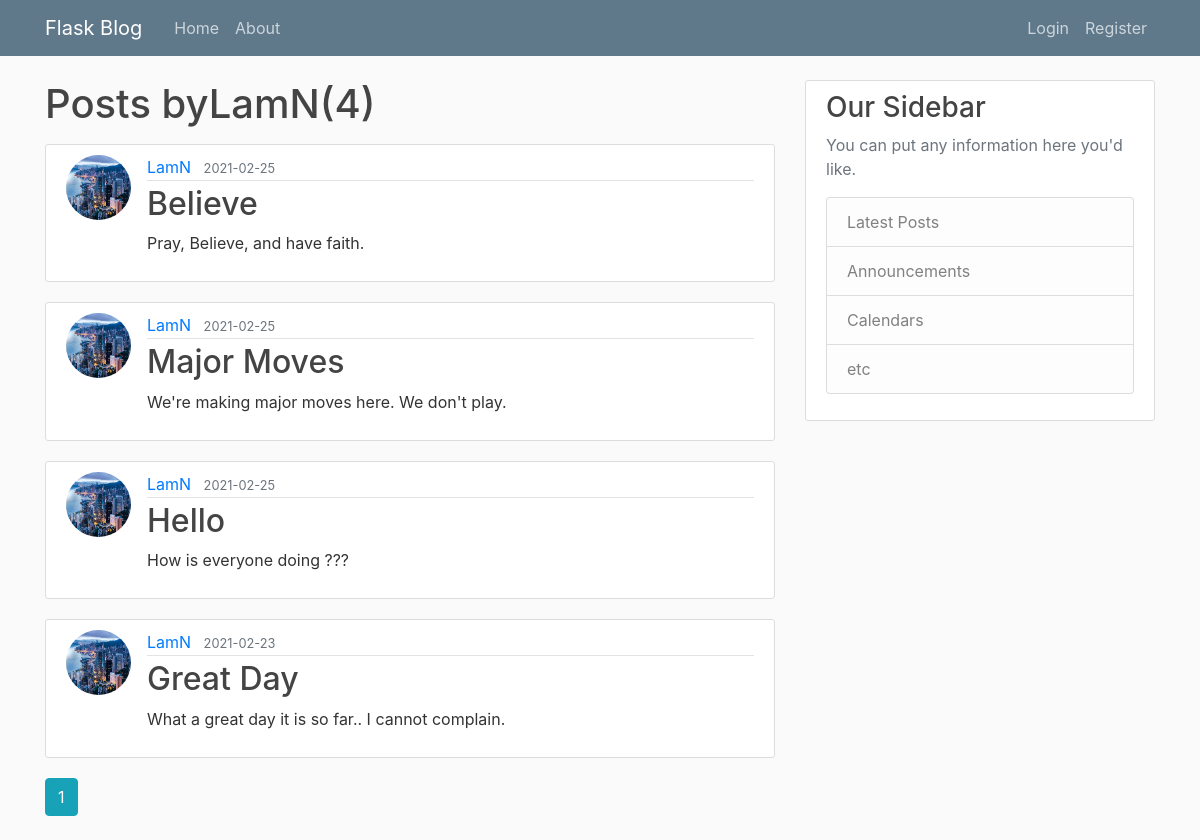
The page /user/LamN on the database its author committed.
### flaskblog/models.py (models this page shows, shortened)
class User(db.Model, UserMixin):
    id = db.Column(db.Integer, primary_key=True)
    username = db.Column(db.String(20), unique=True, nullable=False)
    email = db.Column(db.String(120), unique=True, nullable=False)
    image_file = db.Column(db.String(20), nullable=False, default="default.jpg")
    password = db.Column(db.String(60), nullable=False)
    posts = db.relationship("Post", backref="author", lazy=True)

class Post(db.Model):
    id = db.Column(db.Integer, primary_key=True)
    title = db.Column(db.String(100), nullable=False)
    date_posted = db.Column(db.DateTime, nullable=False, default=datetime.utcnow)
    content = db.Column(db.Text, nullable=False)
    user_id = db.Column(db.Integer, db.ForeignKey("user.id"), nullable=False)

### flaskblog/routes.py (the view)
@app.route("/user/<string:username>")
def user_posts(username):
    page = request.args.get("page", 1, type=int)
    user = User.query.filter_by(username=username).first_or_404()
    posts = (
        Post.query.filter_by(author=user)
        .order_by(Post.date_posted.desc())
        .paginate(page=page, per_page=5)
    )
    return render_template("user_post.html", posts=posts, user=user)

### flaskblog/templates/user_post.html (shortened to what this page needs)
{%extends "layout.html"%}
{%block body%}
<h1 class ="mb-3">Posts by{{user.username}}({{posts.total}})</h1>
{%for post in posts.items%}
<article class="media content-section">
  <img class="rounded-circle article-img" src="{{ url_for('static', filename='profile_pics/' + post.author.image_file) }}">
  <div class="media-body">
    <div class="article-metadata">
      <a class="mr-2" href="{{url_for("user_posts", username=post.author.username)}}">{{ post.author.username }}</a>
      <small class="text-muted">{{ post.date_posted.strftime('%Y-%m-%d') }}</small>
    </div>
    <h2><a class="article-title" href="{{ url_for('post', post_id=post.id) }}">{{ post.title }}</a></h2>
    <p class="article-content">{{ post.content }}</p>
  </div>
</article>
{%endfor%}
{%for page_num in posts.iter_pages(left_edge=1, right_edge=1, left_current=1, right_current=2)%}
  {% if page_num%}
    {% if posts.page == page_num%}
  <a class="btn btn-info mb-4" href="{{url_for("user_posts", username=user.username, page=page_num)}}">{{page_num}}</a>
    {%else%}
  <a class="btn btn=outline-info mb-4" href="{{url_for("user_posts", username=user.username, page=page_num)}}">{{page_num}}</a>
    {%endif%}
  {%else%}
...
  {%endif%}
{%endfor%}
{%endblock%}

### flaskblog/static/main.css (style rules this page uses)
body { background: #fafafa; color: #333333; margin-top: 5rem; }
h1, h2, h3, h4, h5, h6 { color: #444444; }
.content-section { background: #ffffff; padding: 10px 20px; border: 1px solid #dddddd; border-radius: 3px; margin-bottom: 20px; }
.article-title { color: #444444; }
.article-content { white-space: pre-line; }
.article-img { height: 65px; width: 65px; margin-right: 16px; }
.article-metadata { padding-bottom: 1px; margin-bottom: 4px; border-bottom: 1px solid #e3e3e3; }

### rows shown on the page
User: username "LamN"
Post: image_file (placeholder picture), author.username "LamN", date_posted "2021-02-25", title "Believe", content "Pray, Believe, and have faith."
Post: image_file (placeholder picture), author.username "LamN", date_posted "2021-02-25", title "Major Moves", content "We're making major moves here. We don't play."
Post: image_file (placeholder picture), author.username "LamN", date_posted "2021-02-25", title "Hello", content "How is everyone doing ???"
Post: image_file (placeholder picture), author.username "LamN", date_posted "2021-02-23", title "Great Day", content "What a great day it is so far.. I cannot complain."

### other values the page prints
{{ posts.total }} "4"
{{ page_num }} "1"
